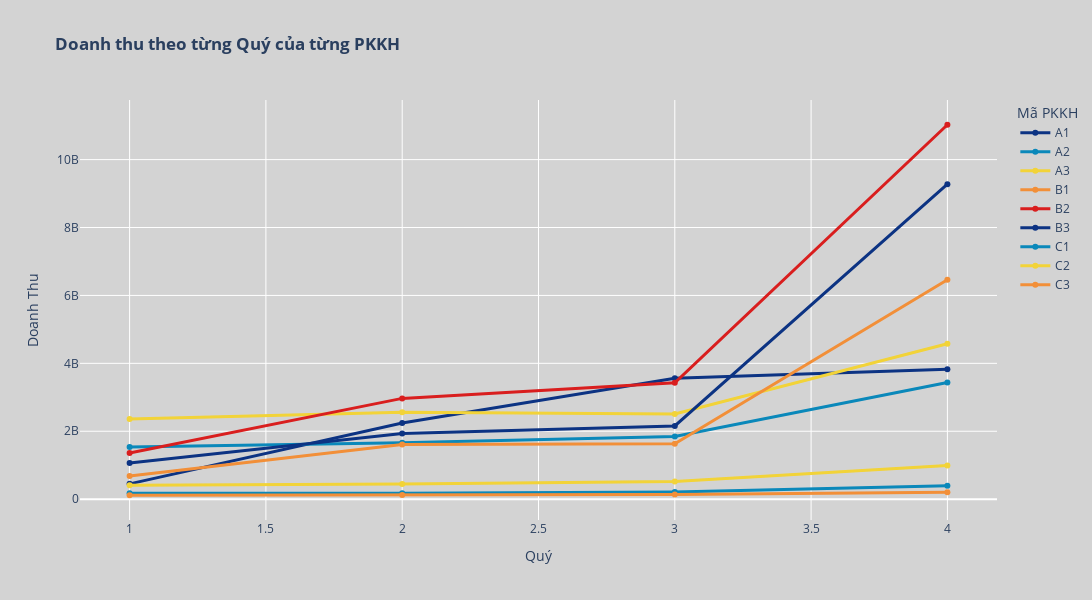

Notebook source saved alongside this figure:
### Code cell
# Tạo biểu đồ đường
fig = px.line(
    data_revenue_of_segment_of_quarter, 
    x='Quý', 
    y='Doanh thu', 
    color='Mã PKKH', 
    title='Doanh Thu Biểu Diễn Theo Từng Quý',
    markers=True, 
    color_discrete_sequence=px.colors.diverging.Portland   
)

# Cập nhật bố cục
fig.update_layout(
    title='<b>Doanh thu theo từng Quý của từng PKKH<b>',
    xaxis_title="Quý",
    yaxis_title="Doanh Thu",
    paper_bgcolor='lightgrey',
    plot_bgcolor='lightgrey',
    height=600,  # Tăng kích thước chiều cao
    width=1100
)

# Cập nhật độ đậm của đường
fig.update_traces(
    line=dict(width=3)
)

# Hiển thị biểu đồ
fig.show()

### Figure 1 — Plotly figure (JSON) as saved in the notebook; plotly's stock layout.template omitted (floating-point values rounded to 4 significant figures)
{"data": [{"hovertemplate": "Mã PKKH=A1<br>Quý=%{x}<br>Doanh thu=%{y}<extra></extra>", "legendgroup": "A1", "line": {"color": "rgb(12,51,131)", "dash": "solid", "width": 3}, "marker": {"symbol": "circle"}, "mode": "lines+markers", "name": "A1", "orientation": "v", "showlegend": true, "type": "scatter", "x": [1, 2, 3, 4], "xaxis": "x", "y": [449880000, 2241160000, 3559003000, 3826526000], "yaxis": "y"}, {"hovertemplate": "Mã PKKH=A2<br>Quý=%{x}<br>Doanh thu=%{y}<extra></extra>", "legendgroup": "A2", "line": {"color": "rgb(10,136,186)", "dash": "solid", "width": 3}, "marker": {"symbol": "circle"}, "mode": "lines+markers", "name": "A2", "orientation": "v", "showlegend": true, "type": "scatter", "x": [1, 2, 3, 4], "xaxis": "x", "y": [1532391000, 1662317000, 1848116000, 3438140000], "yaxis": "y"}, {"hovertemplate": "Mã PKKH=A3<br>Quý=%{x}<br>Doanh thu=%{y}<extra></extra>", "legendgroup": "A3", "line": {"color": "rgb(242,211,56)", "dash": "solid", "width": 3}, "marker": {"symbol": "circle"}, "mode": "lines+markers", "name": "A3", "orientation": "v", "showlegend": true, "type": "scatter", "x": [1, 2, 3, 4], "xaxis": "x", "y": [2361691000, 2558919000, 2506421000, 4577730000], "yaxis": "y"}, {"hovertemplate": "Mã PKKH=B1<br>Quý=%{x}<br>Doanh thu=%{y}<extra></extra>", "legendgroup": "B1", "line": {"color": "rgb(242,143,56)", "dash": "solid", "width": 3}, "marker": {"symbol": "circle"}, "mode": "lines+markers", "name": "B1", "orientation": "v", "showlegend": true, "type": "scatter", "x": [1, 2, 3, 4], "xaxis": "x", "y": [678277000, 1607934000, 1628304000, 6462681000], "yaxis": "y"}, {"hovertemplate": "Mã PKKH=B2<br>Quý=%{x}<br>Doanh thu=%{y}<extra></extra>", "legendgroup": "B2", "line": {"color": "rgb(217,30,30)", "dash": "solid", "width": 3}, "marker": {"symbol": "circle"}, "mode": "lines+markers", "name": "B2", "orientation": "v", "showlegend": true, "type": "scatter", "x": [1, 2, 3, 4], "xaxis": "x", "y": [1360131000, 2967553000, 3426757000, 11027080000], "yaxis": "y"}, {"hovertemplate": "Mã PKKH=B3<br>Quý=%{x}<br>Doanh thu=%{y}<extra></extra>", "legendgroup": "B3", "line": {"color": "rgb(12,51,131)", "dash": "solid", "width": 3}, "marker": {"symbol": "circle"}, "mode": "lines+markers", "name": "B3", "orientation": "v", "showlegend": true, "type": "scatter", "x": [1, 2, 3, 4], "xaxis": "x", "y": [1062339000, 1932864000, 2157212000, 9275941000], "yaxis": "y"}, {"hovertemplate": "Mã PKKH=C1<br>Quý=%{x}<br>Doanh thu=%{y}<extra></extra>", "legendgroup": "C1", "line": {"color": "rgb(10,136,186)", "dash": "solid", "width": 3}, "marker": {"symbol": "circle"}, "mode": "lines+markers", "name": "C1", "orientation": "v", "showlegend": true, "type": "scatter", "x": [1, 2, 3, 4], "xaxis": "x", "y": [172274000, 172351000, 210984000, 392076000], "yaxis": "y"}, {"hovertemplate": "Mã PKKH=C2<br>Quý=%{x}<br>Doanh thu=%{y}<extra></extra>", "legendgroup": "C2", "line": {"color": "rgb(242,211,56)", "dash": "solid", "width": 3}, "marker": {"symbol": "circle"}, "mode": "lines+markers", "name": "C2", "orientation": "v", "showlegend": true, "type": "scatter", "x": [1, 2, 3, 4], "xaxis": "x", "y": [409681000, 443137000, 519563000, 989821000], "yaxis": "y"}, {"hovertemplate": "Mã PKKH=C3<br>Quý=%{x}<br>Doanh thu=%{y}<extra></extra>", "legendgroup": "C3", "line": {"color": "rgb(242,143,56)", "dash": "solid", "width": 3}, "marker": {"symbol": "circle"}, "mode": "lines+markers", "name": "C3", "orientation": "v", "showlegend": true, "type": "scatter", "x": [1, 2, 3, 4], "xaxis": "x", "y": [114555000, 122304000, 137164000, 205722000], "yaxis": "y"}], "layout": {"height": 600, "legend": {"title": {"text": "Mã PKKH"}, "tracegroupgap": 0}, "paper_bgcolor": "lightgrey", "plot_bgcolor": "lightgrey", "title": {"text": "<b>Doanh thu theo từng Quý của từng PKKH<b>"}, "width": 1100, "xaxis": {"anchor": "y", "domain": [0, 1], "title": {"text": "Quý"}}, "yaxis": {"anchor": "x", "domain": [0, 1], "title": {"text": "Doanh Thu"}}}}
